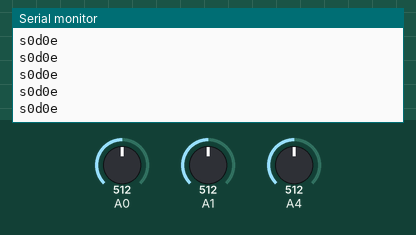
Simulated run of this sketch. Board: Arduino Leonardo, built with avr-gcc and run on an emulated ATmega32U4. Parts: the last lines printed to the serial monitor. Inputs (shaded band) come from the test bench; at power-on: A0 = 512, A1 = 512, A4 = 512.

Above: at 1.2 s.
1.3 s: A0 set to 716
At 2.2 s:
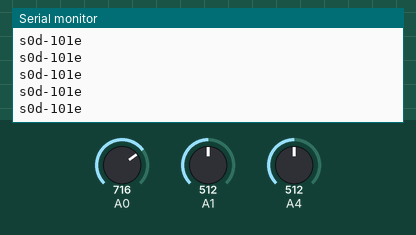
2.8 s: A1 set to 716
At 3.6 s:
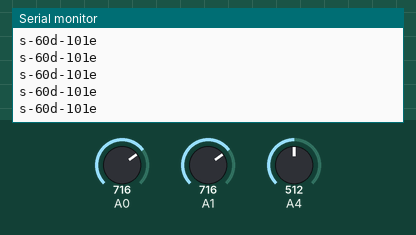
4.3 s: A4 set to 716
At 5.2 s:
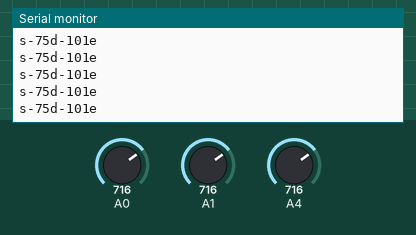
5.8 s: A0 set to 900
At 6.5 s:
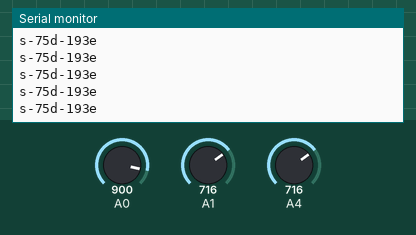
7.3 s: A1 set to 900
At 8.1 s:
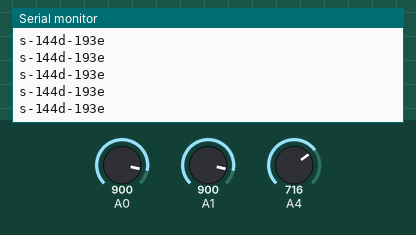
8.8 s: A4 set to 900
At 9.4 s:
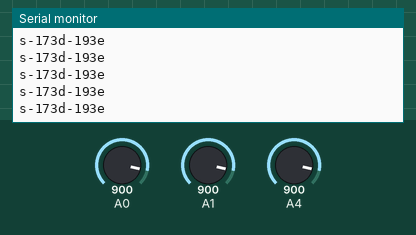
Timing chart, 0 to 11.3 s (numbered marks = the images above; inputs shaded):
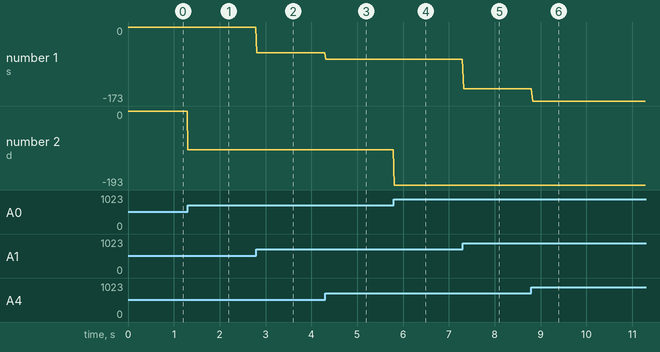

The sketch:

transmitter.ino
```cpp
#include <SoftwareSerial.h>
#include <Esplora.h>
//SoftwareSerial HC12(14,15); // HC-12 TX Pin, HC-12 RX Pin
SoftwareSerial HC12(16,15); // HC-12 TX Pin, HC-12 RX Pin


int potValue = 0;
int joyValueX = 0;
int joyValueY = 0;
boolean buttonValue = false;
int motorPower = 0;
int roll = 0;
int direction = 0;

void setup() {
  Serial.begin(9600);             // Serial port to computer
  HC12.begin(9600);               // Serial port to HC12

}

void loop() {
  //digitalWrite(14,LOW);

  potValue = Esplora.readSlider();
  joyValueX = Esplora.readJoystickX();
  joyValueY = Esplora.readJoystickY();
  buttonValue = Esplora.readButton(SWITCH_UP);
  motorPower = map(potValue, 0, 1023, 20, 100); //fonction qui détermine à quel pourcentage de puissance le moteur tourne

  if(abs(joyValueX) < 10){direction = 0;}   //Correction de la sensibilité du Joystick en X
  else{direction=map(joyValueX,-512,512,255,-255);}

  if(abs(joyValueY)<10){roll=0;}
  else{roll = map(joyValueY,-512,512,255,-255)*motorPower/100;}

  Serial.println('s'+String(roll) + 'd' + String(direction)+'e');
  HC12.println('s'+String(roll) + 'd' + String(direction)+'e');


  delay(10);

}
```

Measured:
- after the input at 1.3 s, the serial monitor: prints a new line at once (image 1)
- after the input at 2.8 s, the serial monitor: prints a new line at once (image 2)
- after the input at 4.3 s, the serial monitor: prints a new line at once (image 3)
- after the input at 5.8 s, the serial monitor: prints a new line at once (image 4)
- after the input at 7.3 s, the serial monitor: prints a new line at once (image 5)
- after the input at 8.8 s, the serial monitor: prints a new line at once (image 6)
- plotted number 1: 0 → -60 after the input at 2.8 s, -60 → -75 after the input at 4.3 s, -75 → -144 after the input at 7.3 s, -144 → -173 after the input at 8.8 s
- plotted number 2: 0 → -101 after the input at 1.3 s, -101 → -193 after the input at 5.8 s
